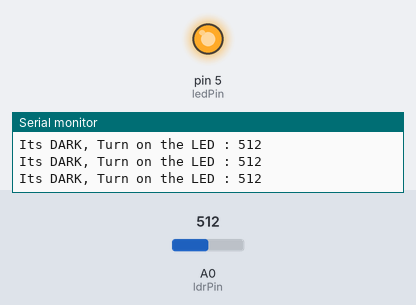
Simulated run of this sketch. Board: Arduino Uno, built with avr-gcc and run on an emulated ATmega328P. On the bench: output pins drawn as LEDs (lit = HIGH), the last lines printed to the serial monitor. The test bench sets the inputs (shaded band); at power-on: A0 (ldrPin) = 512.

Above: at 1.2 s.
1.3 s: A0 (ldrPin) set to 313
4.3 s: A0 (ldrPin) set to 285
At 5.1 s:
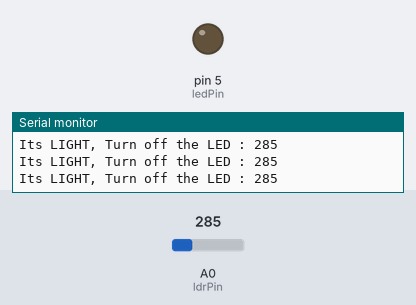
5.8 s: A0 (ldrPin) set to 306
At 7.1 s:
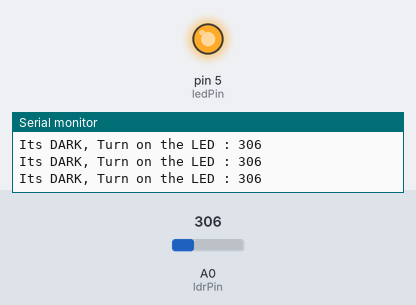
Timing chart, 0 to 8.8 s (numbered marks = the images above; inputs shaded):
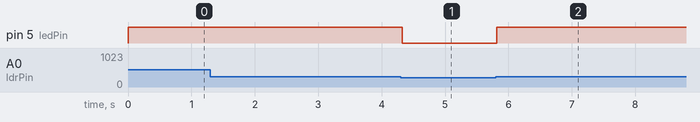

The sketch:

powersaver.ino
```cpp
const int ldrPin = A0;
const int ledPin = 5;

void setup()
{
  pinMode(ldrPin, INPUT);
  pinMode(ledPin, OUTPUT);
  Serial.begin(9600);
}

void loop()
{
  int ldrStatus = analogRead(ldrPin);

 if (ldrStatus >= 300)
 {
  digitalWrite(ledPin, HIGH);
  Serial.print("Its DARK, Turn on the LED : ");
  Serial.println(ldrStatus);
 }

 else
 {
  digitalWrite(ledPin, LOW);
  Serial.print("Its LIGHT, Turn off the LED : ");
  Serial.println(ldrStatus);
 }
}
```

Measured:
- the behaviour switches between 300 and 299 on A0 (ldrPin) (found by bisection; images 0 and 1)
- after the input at 4.3 s, pin 5 (ledPin): HIGH → LOW at once
- after the input at 5.8 s, pin 5 (ledPin): LOW → HIGH at once
